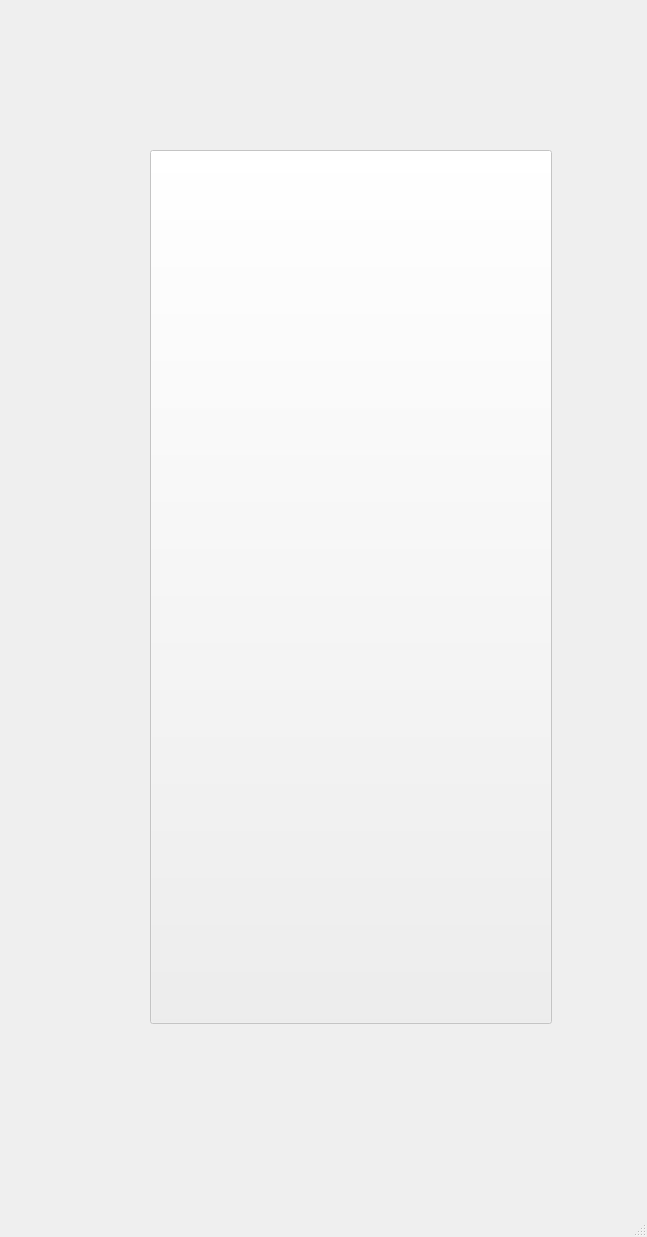
<?xml version="1.0" encoding="UTF-8"?>
<ui version="4.0">
 <class>loading_but</class>
 <widget class="QMainWindow" name="loading_but">
  <property name="enabled">
   <bool>false</bool>
  </property>
  <property name="geometry">
   <rect>
    <x>0</x>
    <y>0</y>
    <width>647</width>
    <height>1237</height>
   </rect>
  </property>
  <property name="windowTitle">
   <string>MainWindow</string>
  </property>
  <widget class="QWidget" name="centralwidget">
   <widget class="QPushButton" name="pushButton">
    <property name="enabled">
     <bool>false</bool>
    </property>
    <property name="geometry">
     <rect>
      <x>150</x>
      <y>150</y>
      <width>402</width>
      <height>874</height>
     </rect>
    </property>
    <property name="styleSheet">
     <string notr="true">border-image: url(:/image_file/Group 27.png);</string>
    </property>
    <property name="text">
     <string/>
    </property>
   </widget>
  </widget>
  <widget class="QMenuBar" name="menubar">
   <property name="geometry">
    <rect>
     <x>0</x>
     <y>0</y>
     <width>647</width>
     <height>22</height>
    </rect>
   </property>
  </widget>
  <widget class="QStatusBar" name="statusbar"/>
 </widget>
 <resources>
  <include location="merge.qrc"/>
 </resources>
 <connections/>
</ui>
